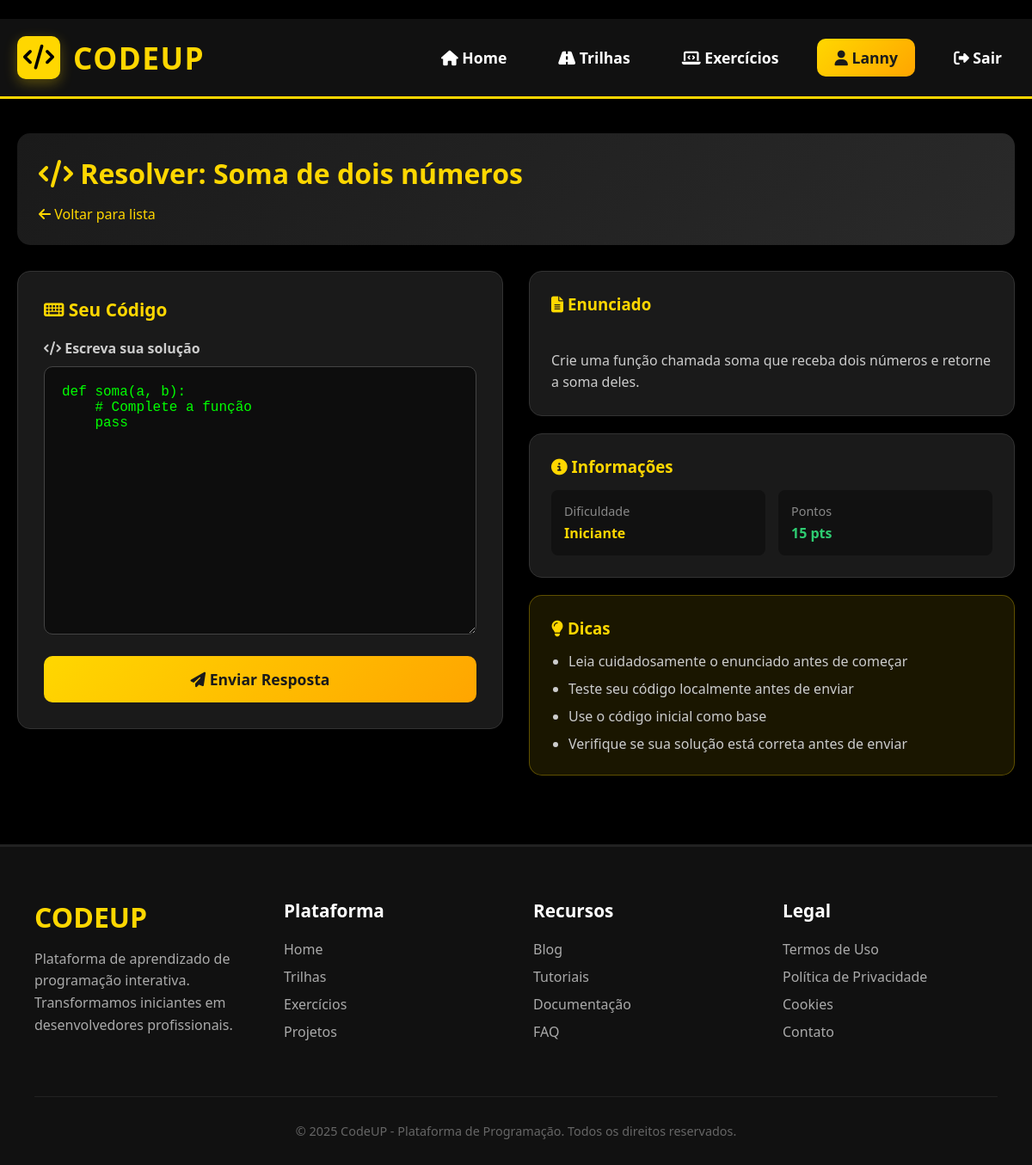
Page /exercicios/2/resolver/ (signed in) on the committed database.
### exercicios/models.py (models this page shows, shortened)
class Exercicio(models.Model):
    modulo = models.ForeignKey('trilhas.Modulo', on_delete=models.CASCADE, related_name='exercicios')
    titulo = models.CharField(max_length=200)
    enunciado = models.TextField()
    codigo_inicial = models.TextField(blank=True)
    resposta_correta = models.TextField()
    pontos = models.IntegerField(default=10)
    dificuldade = models.CharField(max_length=20, choices=[
        ('facil', 'Fácil'),
        ('medio', 'Médio'),
        ('dificil', 'Difícil'),
    ])

### exercicios/views.py (the view)
# urls.py: path('<int:exercicio_id>/resolver/', views.resolver_exercicio, name='resolver'),
@login_required
def resolver_exercicio(request, exercicio_id):
    exercicio = get_object_or_404(Exercicio, id=exercicio_id)
    resposta_existente = RespostaAluno.objects.filter(
        aluno=request.user,
        exercicio=exercicio
    ).first()
    if request.method == 'POST':
        resposta_texto = request.POST.get('resposta', '').strip()
        if not resposta_texto:
            messages.error(request, 'Digite uma resposta antes de verificar!')
            return render(request, 'exercicios/resolver_exercicio.html', {
                'exercicio': exercicio,
                'resposta_existente': resposta_existente,
            })
        tempo_gasto = 0
        if 'start_time' in request.session:
            tempo_gasto = int(time.time() - request.session['start_time'])
        if resposta_existente:
            resposta = resposta_existente
            resposta.tentativas += 1
        else:
            resposta = RespostaAluno(
                aluno=request.user,
                exercicio=exercicio,
                tentativas=1
            )
        resposta.resposta = resposta_texto
        resposta.tempo_gasto = tempo_gasto
        resultado = verificar_resposta(resposta_texto, exercicio.resposta_correta)
        resposta.status = resultado['status']
        resposta.pontos_ganhos = resultado['pontos']
        resposta.save()
        if resultado['status'] == 'correto':
            try:
                perfil = request.user.perfil
                perfil.ganhar_xp(exercicio.pontos)
                perfil.exercicios_resolvidos += 1
                perfil.save()
                messages.success(request, f'? Parabéns! Resposta correta! +{exercicio.pontos} XP')
            except:
                messages.success(request, '? Parabéns! Resposta correta!')
        return render(request, 'exercicios/resultado.html', {
            'exercicio': exercicio,
            'resposta': resposta,
            'resultado': resultado
        })
    else:
        request.session['start_time'] = time.time()
        return render(request, 'exercicios/resolver_exercicio.html', {
            'exercicio': exercicio,
            'resposta_existente': resposta_existente,
        })

### codeup/context_processors.py (called while the page is built)
def site_info(request):
    from django.conf import settings
    return {
        'SITE_NAME': getattr(settings, 'SITE_NAME', 'CodeUP'),
        'SITE_DESCRIPTION': getattr(settings, 'SITE_DESCRIPTION', 'Plataforma de aprendizado'),
        'SITE_VERSION': getattr(settings, 'SITE_VERSION', '1.0.0'),
        'SITE_URL': getattr(settings, 'SITE_URL', 'http://localhost:8000'),
        'DEBUG': settings.DEBUG,
    }

### exercicios/templates/exercicios/resolver_exercicio.html (shortened to what this page needs)
{% extends 'base.html' %}
{% block content %}
<div class="container">
    <div style="background: linear-gradient(135deg, #1a1a1a 0%, #2a2a2a 100%); border-radius: 15px; padding: 25px; margin-bottom: 30px;">
        <h1 style="color: #FFD700; margin-bottom: 15px;">
            <i class="fas fa-code"></i> Resolver: {{ exercicio.titulo }}
        </h1>
        <div style="color: #cccccc;">
            <a href="/exercicios/" style="color: #FFD700; text-decoration: none;">
                <i class="fas fa-arrow-left"></i> Voltar para lista
            </a>
        </div>
    </div>
    <div style="display: grid; grid-template-columns: 1fr 1fr; gap: 30px; margin-bottom: 40px;">
        <div style="background: #1a1a1a; border-radius: 15px; padding: 30px; border: 1px solid #333333; height: fit-content;">
            <h2 style="color: #FFD700; margin-bottom: 20px; font-size: 1.3rem;">
                <i class="fas fa-keyboard"></i> Seu Código
            </h2>
            <form method="post">
                <div style="margin-bottom: 25px;">
                    <label style="display: block; color: #cccccc; margin-bottom: 10px; font-weight: bold;">
                        <i class="fas fa-code"></i> Escreva sua solução
                    </label>
                    <textarea name="resposta" rows="15"
                        style="width: 100%; padding: 20px; border-radius: 10px; background: #0d0d0d; color: #00ff00; font-family: 'Courier New', monospace; font-size: 1rem; border: 1px solid #444444; resize: vertical;"
                        placeholder="# Escreva seu código Python aqui">{{ exercicio.codigo_inicial }}</textarea>
                </div>
                <button type="submit" class="btn" style="width: 100%; padding: 15px; font-size: 1.1rem;">
                    <i class="fas fa-paper-plane"></i> Enviar Resposta
                </button>
            </form>
        </div>
        <div>
            <div style="background: #1a1a1a; border-radius: 15px; padding: 25px; margin-bottom: 20px; border: 1px solid #333333;">
                <h3 style="color: #FFD700; margin-bottom: 15px;">
                    <i class="fas fa-file-alt"></i> Enunciado
                </h3>
                <div style="color: #cccccc; line-height: 1.6; white-space: pre-line;">
                    {{ exercicio.enunciado }}
                </div>
            </div>
            <div style="background: #1a1a1a; border-radius: 15px; padding: 25px; margin-bottom: 20px; border: 1px solid #333333;">
                <h3 style="color: #FFD700; margin-bottom: 15px;">
                    <i class="fas fa-info-circle"></i> Informações
                </h3>
                <div style="display: grid; grid-template-columns: 1fr 1fr; gap: 15px;">
                    <div style="background: #111111; padding: 15px; border-radius: 8px;">
                        <div style="color: #888888; font-size: 0.9rem; margin-bottom: 5px;">
                            Dificuldade
                        </div>
                        <div style="color: #FFD700; font-weight: bold;">
                            {{ exercicio.dificuldade|title }}
                        </div>
                    </div>
                    <div style="background: #111111; padding: 15px; border-radius: 8px;">
                        <div style="color: #888888; font-size: 0.9rem; margin-bottom: 5px;">
                            Pontos
                        </div>
                        <div style="color: #2ecc71; font-weight: bold;">
                            {{ exercicio.pontos }} pts
                        </div>
                    </div>
                </div>
            </div>
            <div style="background: rgba(255, 215, 0, 0.1); border-radius: 15px; padding: 25px; border: 1px solid rgba(255, 215, 0, 0.3);">
                <h3 style="color: #FFD700; margin-bottom: 15px;">
                    <i class="fas fa-lightbulb"></i> Dicas
                </h3>
                <ul style="color: #cccccc; padding-left: 20px;">
                    <li style="margin-bottom: 10px;">Leia cuidadosamente o enunciado antes de começar</li>
                    <li style="margin-bottom: 10px;">Teste seu código localmente antes de enviar</li>
                    <li style="margin-bottom: 10px;">Use o código inicial como base</li>
                    <li>Verifique se sua solução está correta antes de enviar</li>
                </ul>
            </div>
        </div>
    </div>
</div>
{% endblock %}

### templates/base.html (shortened to what this page needs)
<!DOCTYPE html>
<html lang="pt-BR">
<head>
    <link rel="stylesheet" href="https://cdnjs.cloudflare.com/ajax/libs/font-awesome/6.4.0/css/all.min.css">
</head>
<body>
    <header class="header">
        <div class="container">
            <div class="nav-container">
                <a href="{% url 'inicio' %}" class="logo">
                    <div class="logo-icon">
                        <i class="fas fa-code"></i>
                    </div>
                    <div class="logo-text">CODEUP</div>
                </a>
                <div class="nav-links">
                    <a href="{% url 'inicio' %}" class="nav-link {% if request.path == '/' %}active{% endif %}">
                        <i class="fas fa-home"></i> Home
                    </a>
                    <a href="{% url 'trilhas:lista' %}" class="nav-link">
                        <i class="fas fa-road"></i> Trilhas
                    </a>
                    <a href="{% url 'exercicios:lista' %}" class="nav-link">
                        <i class="fas fa-laptop-code"></i> Exercícios
                    </a>
                    {% if user.is_authenticated %}
                        <a href="{% url 'usuarios:perfil' %}" class="btn" style="padding: 10px 20px;">
                            <i class="fas fa-user"></i> {{ user.username }}
                        </a>
                        <a href="{% url 'usuarios:logout' %}" class="nav-link">
                            <i class="fas fa-sign-out-alt"></i> Sair
                        </a>
                    {% endif %}
                </div>
            </div>
        </div>
    </header>
    <main class="main-content">
        {% block content %}
        {% endblock %}
    </main>
    <footer class="footer" style="background-color: #111111; padding: 60px 20px 30px; border-top: 3px solid #222222;">
        <div class="container">
            <div class="footer-content" style="display: grid; grid-template-columns: repeat(auto-fit, minmax(250px, 1fr)); gap: 40px; margin-bottom: 40px;">
                <div class="footer-about">
                    <div class="footer-logo" style="font-size: 2rem; color: #FFD700; font-weight: bold; margin-bottom: 15px;">CODEUP</div>
                    <p class="footer-description" style="color: #aaaaaa; margin-bottom: 20px; line-height: 1.6;">
                        Plataforma de aprendizado de programação interativa.
                        Transformamos iniciantes em desenvolvedores profissionais.
                    </p>
                </div>
                <div class="footer-section">
                    <h3 style="color: #ffffff; margin-bottom: 20px; font-size: 1.3rem;">Plataforma</h3>
                    <div class="footer-links">
                        <a href="{% url 'inicio' %}" style="color: #aaaaaa; text-decoration: none; display: block; margin-bottom: 10px; transition: color 0.3s;">Home</a>
                        <a href="{% url 'trilhas:lista' %}" style="color: #aaaaaa; text-decoration: none; display: block; margin-bottom: 10px; transition: color 0.3s;">Trilhas</a>
                        <a href="{% url 'exercicios:lista' %}" style="color: #aaaaaa; text-decoration: none; display: block; margin-bottom: 10px; transition: color 0.3s;">Exercícios</a>
                        <a href="#" style="color: #aaaaaa; text-decoration: none; display: block; margin-bottom: 10px; transition: color 0.3s;">Projetos</a>
                    </div>
                </div>
                <div class="footer-section">
                    <h3 style="color: #ffffff; margin-bottom: 20px; font-size: 1.3rem;">Recursos</h3>
                    <div class="footer-links">
                        <a href="#" style="color: #aaaaaa; text-decoration: none; display: block; margin-bottom: 10px; transition: color 0.3s;">Blog</a>
                        <a href="#" style="color: #aaaaaa; text-decoration: none; display: block; margin-bottom: 10px; transition: color 0.3s;">Tutoriais</a>
                        <a href="#" style="color: #aaaaaa; text-decoration: none; display: block; margin-bottom: 10px; transition: color 0.3s;">Documentação</a>
                        <a href="#" style="color: #aaaaaa; text-decoration: none; display: block; margin-bottom: 10px; transition: color 0.3s;">FAQ</a>
                    </div>
                </div>
                <div class="footer-section">
                    <h3 style="color: #ffffff; margin-bottom: 20px; font-size: 1.3rem;">Legal</h3>
                    <div class="footer-links">
                        <a href="#" style="color: #aaaaaa; text-decoration: none; display: block; margin-bottom: 10px; transition: color 0.3s;">Termos de Uso</a>
                        <a href="#" style="color: #aaaaaa; text-decoration: none; display: block; margin-bottom: 10px; transition: color 0.3s;">Política de Privacidade</a>
                        <a href="#" style="color: #aaaaaa; text-decoration: none; display: block; margin-bottom: 10px; transition: color 0.3s;">Cookies</a>
                        <a href="#" style="color: #aaaaaa; text-decoration: none; display: block; margin-bottom: 10px; transition: color 0.3s;">Contato</a>
                    </div>
                </div>
            </div>
            <div class="copyright" style="text-align: center; color: #666666; margin-top: 50px; padding-top: 30px; border-top: 1px solid #222222; font-size: 0.9rem;">
                <p>© 2025 CodeUP - Plataforma de Programação. Todos os direitos reservados.</p>
            </div>
        </div>
    </footer>
</body>
</html>

### templates/base.html (style rules this page uses)
* { margin: 0; padding: 0; box-sizing: border-box; font-family: 'Segoe UI', Tahoma, Geneva, Verdana, sans-serif; }
body { background-color: #000000; color: #f0f0f0; min-height: 100vh; }
.header { background-color: #111111; border-bottom: 3px solid #FFD700; padding: 20px 0; position: sticky; top: 0; z-index: 1000; box-shadow: 0 5px 20px rgba(0, 0, 0, 0.5); }
.container { max-width: 1200px; margin: 0 auto; padding: 0 20px; }
.nav-container { display: flex; justify-content: space-between; align-items: center; }
.logo { display: flex; align-items: center; gap: 15px; text-decoration: none; }
.logo-icon { background-color: #FFD700; color: #000000; width: 50px; height: 50px; border-radius: 10px; display: flex; align-items: center; justify-content: center; font-size: 1.8rem; font-weight: bold; box-shadow: 0 5px 15px rgba(255, 215, 0, 0.3); }
.logo-text { font-size: 2.2rem; font-weight: 900; color: #FFD700; letter-spacing: 1.5px; }
.nav-links { display: flex; gap: 30px; align-items: center; }
.nav-link { color: #ffffff; text-decoration: none; font-weight: 600; font-size: 1.1rem; transition: all 0.3s; padding: 8px 15px; border-radius: 8px; }
.btn { display: inline-block; padding: 12px 25px; background-color: #FFD700; color: #000000; text-decoration: none; border-radius: 10px; font-weight: bold; font-size: 1.1rem; transition: all 0.3s; border: none; cursor: pointer; }
.main-content { min-height: calc(100vh - 400px); padding: 40px 0; }

### exercicios/templates/exercicios/resolver_exercicio.html (style rules this page uses)
.btn { background: linear-gradient(135deg, #FFD700 0%, #FFA500 100%); color: #1a1a1a; border: none; border-radius: 10px; font-weight: bold; cursor: pointer; transition: transform 0.2s, box-shadow 0.2s; }

### rows in the picture
Exercicio: titulo "Soma de dois números", resposta "def soma(a, b): # Complete a função pass", enunciado "Crie uma função chamada soma que receba dois números e retorne a soma deles.", dificuldade "Iniciante", pontos "15"

### other values in the picture
{{ user.username }} "Lanny"
